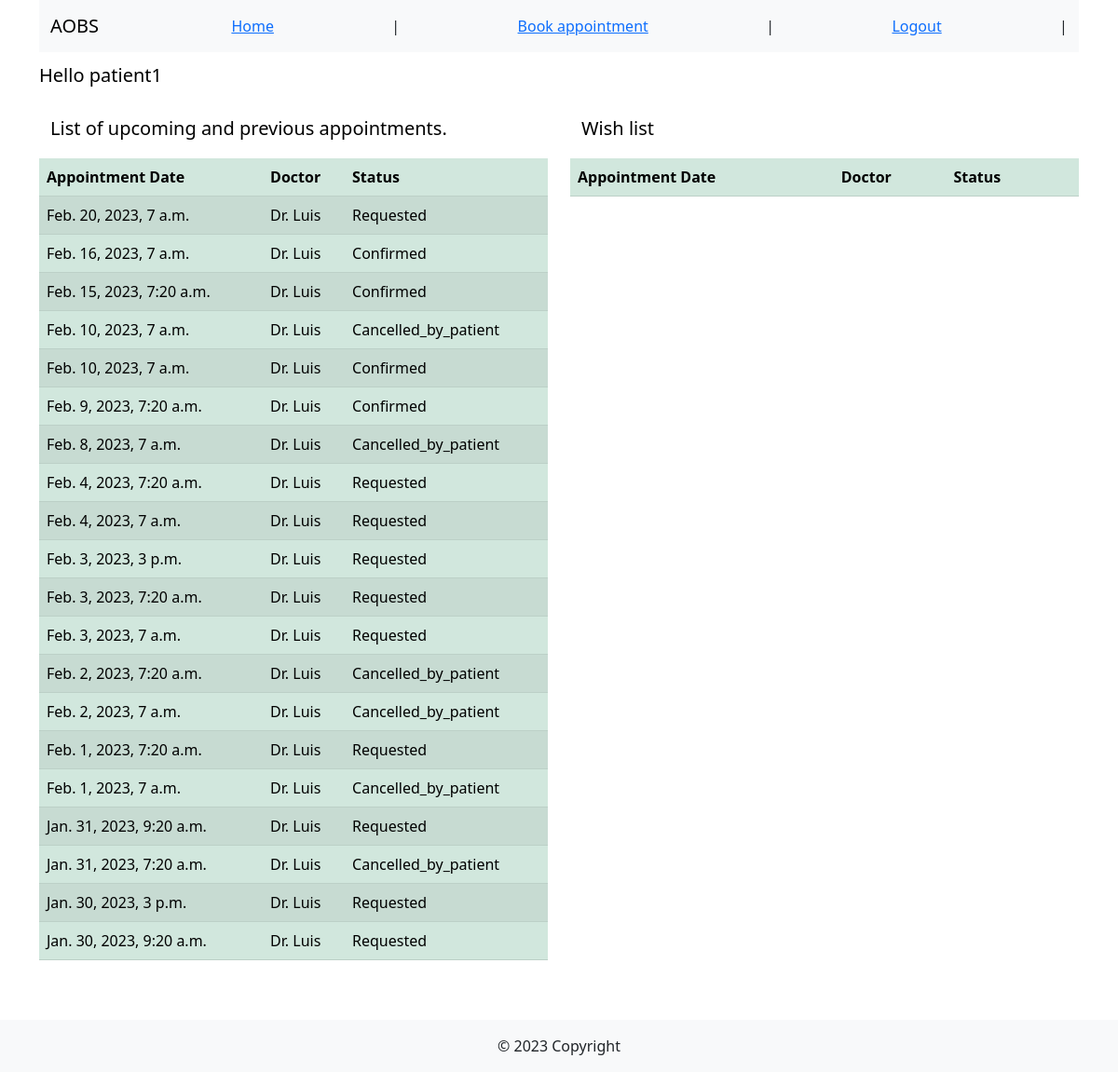
The page /home/ (signed in) on the database as committed earlier.
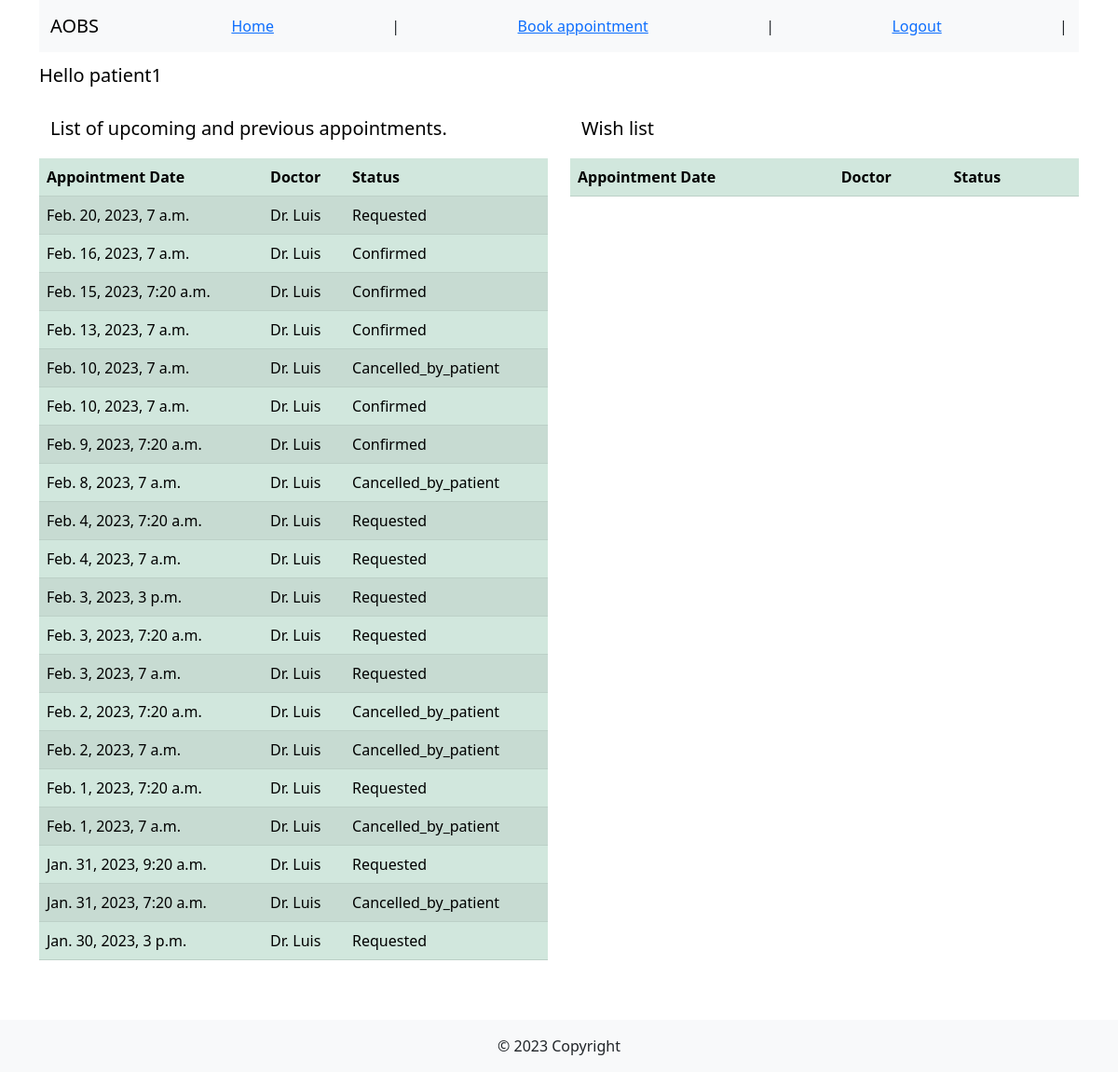
The same page on the database as committed later.
### appointments_app/models.py (models this page shows, shortened)
class Appointment(models.Model):
    patient = models.ForeignKey(Patient, on_delete=models.CASCADE)
    doctor = models.ForeignKey(Doctor, on_delete=models.CASCADE)
    appointment_date = models.DateTimeField(blank=False)
    symptoms = models.CharField(max_length=256, blank=False)
    request_date = models.DateTimeField(default = timezone.now)#(default=timezone.now())#(blank=False, auto_now_add=True)
    appointment_status = models.ForeignKey(
        AppointmentStatus, on_delete=models.CASCADE, to_field='status', default='Requested')
    class Meta:
        constraints = [models.UniqueConstraint(
            fields=['doctor', 'appointment_date', 'appointment_status'],
            condition=Q(appointment_status='Requested') | Q(appointment_status='Confirmed'),
            name='unique_appointment')]

class AppointmentStatus(models.Model):
    status = models.CharField(max_length=256, blank=False, unique=True)
    def __str__(self):
        return f'{self.status}'

### users_app/models.py (models this page shows, shortened)
class Doctor(models.Model):
    user = models.OneToOneField(User, on_delete=models.CASCADE)
    type = models.ForeignKey(DoctorType, on_delete=models.PROTECT)
    licence_valid = models.BooleanField(blank=False)
    dob = models.DateField(blank=False)
    home_address = models.CharField(max_length=256, blank=False)
    home_phone = models.CharField(max_length=20, blank=False)

### users_app/views.py (the view, shortened to what this page needs)
# urls.py: path('home/', views.home_view, name='home_page'),
@login_required(login_url='users_app:login_page')
def home_view(request):
    if request.user.groups.filter(name='patients').exists():
        try:
            patient = Patient.objects.get(user=request.user)
            appointments = Appointment.objects.filter(patient=patient).order_by('-appointment_date')[:20]
            wishlist = WishList.objects.filter(patient=patient).order_by('-appointment_date')[:20]
        except Patient.DoesNotExist:
            return HttpResponseNotFound("Error: Patient_id not found.")
        except Exception:
            return HttpResponseNotFound("Error: DB error .")
        return render(request,
                      'home_patient.html',
                      context={'user': request.user,
                               'appointments': appointments,
                               'wishlist': wishlist})
    else:
        return HttpResponseNotFound('<h1>No group assigned to the user</h1>')

### users_app/templates/home_patient.html (shortened to what this page needs)
{% extends "./base.html" %}
{% block nav %}
{% include "./nav_patient.html" %}
{% endblock %}
{% block content %}
{% if user.is_authenticated %}
<div class="row">
    <nav class="navbar navbar-light ">
        <div class="container-fluid">
            <p class="navbar-brand mb-1 h1">Hello {{ user.username }} </p>
        </div>
    </nav>
</div>
<div class="row">
    <div class="col">
        <div class="col">
            <nav class="navbar navbar-light ">
                <div class="container-fluid">
                    <span class="navbar-brand mb-1 ">List of upcoming and previous appointments.</span>
                </div>
            </nav>
        </div>
        <table class="table table-success table-striped">
            <thead>
                <tr>
                    <th scope="col">Appointment Date</th>
                    <th scope="col">Doctor</th>
                    <th scope="col">Status</th>
                </tr>
            </thead>
            <tbody>
                {% for appointment in appointments %}
                <tr>
                    <td>{{ appointment.appointment_date }}</th>
                    <td>Dr. {{ appointment.doctor.user.last_name }}</td>
                    <td>{{ appointment.appointment_status }}</td>
                </tr>
                {% endfor %}
            </tbody>
        </table>
    </div>
    <div class="col">
        <nav class="navbar navbar-light ">
            <div class="container-fluid">
                <span class="navbar-brand mb-1 ">Wish list</span>
            </div>
        </nav>
        <table class="table table-success table-striped">
            <thead>
                <tr>
                    <th scope="col">Appointment Date</th>
                    <th scope="col">Doctor</th>
                    <th scope="col">Status</th>
                    <th scope="col"></th>
                </tr>
            </thead>
        </table>
    </div>
</div>
</div>
{% endif %}
{% endblock %}

Rows that differ between the two databases and show on the page:
no longer on this page (row unchanged): Appointment: appointment_date "Jan. 30, 2023, 9:20 a.m.", doctor.user.last_name "Luis", appointment_status "Requested"
added Appointment: appointment_date "Feb. 13, 2023, 7 a.m.", doctor.user.last_name "Luis", appointment_status "Confirmed"
